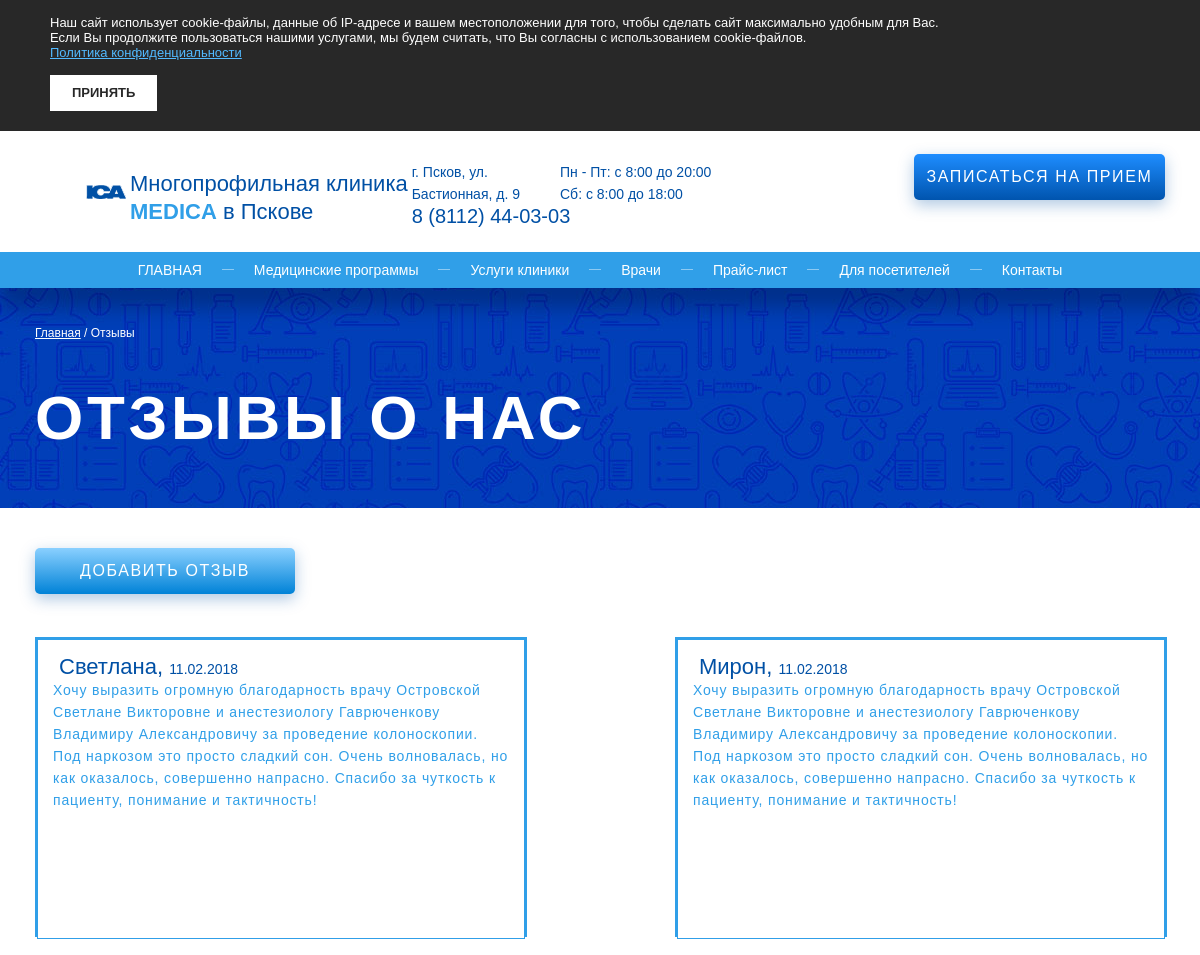
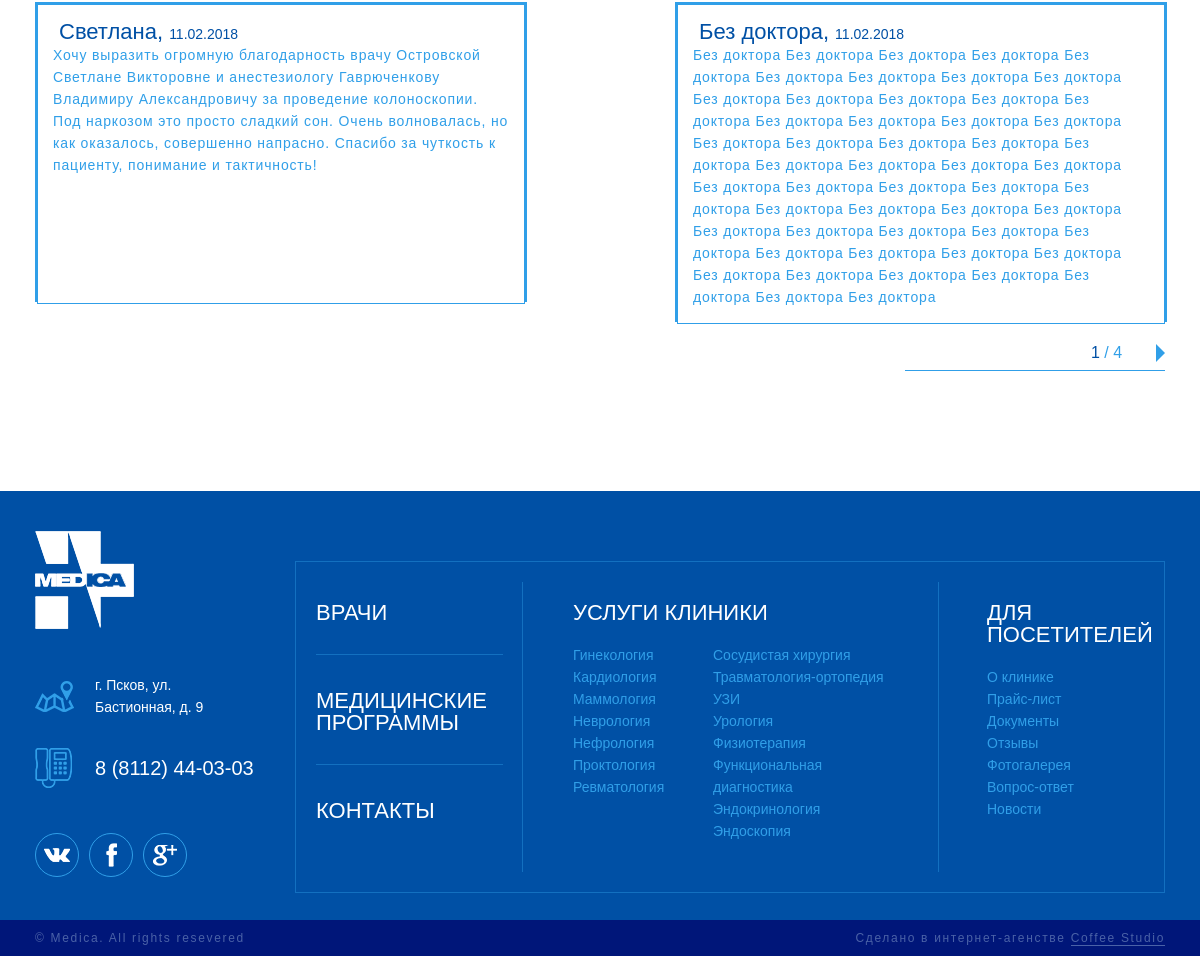
The app's page /reviews/ with its own data (2 pictures, top to bottom).
### review/models.py (models this page shows, shortened)
class Review(models.Model):
    customer_name = models.CharField(max_length=64, blank=False, null=False, default=None)
    date = models.DateTimeField(auto_now_add=True, auto_now=False)
    review = models.TextField(blank=False, null=True, default=None)
    doctor = models.ForeignKey('doctor_card.Doctor', blank=True, null=True, default=None, on_delete=models.CASCADE)
    class Meta:
        verbose_name = 'Отзыв'
        verbose_name_plural = 'Отзывы'

### review/views.py (the view)
# urls.py: url(r'^reviews/', views.reviews, name='reviews'),
def reviews(request):
    reviews_set = Review.objects.all().order_by('date')
    appointment_form = AppointmentForm(request.POST or None)
    review_form = ReviewForm(request.POST or None)
    if request.method == 'POST' and review_form.is_valid():
        review_form.save()
        return HttpResponseRedirect(request.META.get('HTTP_REFERER'))
    if request.method == 'POST' and appointment_form.is_valid():
        appointment_form.save()
        return HttpResponseRedirect(request.META.get('HTTP_REFERER'))
    paginator = Paginator(reviews_set, 4, orphans=2)
    page = request.GET.get('page')
    try:
        articles = paginator.page(page)
    except PageNotAnInteger:
        articles = paginator.page(1)
    except EmptyPage:
        articles = paginator.page(paginator.num_pages)
    return render(request, 'reviews.html', {"articles": articles,
                                            "review_form": review_form,
                                            'appointment_form': appointment_form})

### doctor_card/models.py (called while the page is built)
    def __str__(self):
        return "%s " % self.name

### templates/reviews.html (shortened to what this page needs)
<!DOCTYPE html>
{% load static %}
<html lang="ru" itemscope itemtype="http://schema.org/WebPage">
<head>
  <link href="{% static 'css/plugins.min.css' %}" rel="stylesheet">
  <link href="{% static 'css/styles.min.css' %}" rel="stylesheet">
</head>
<body>
  <div id="cookie-policy-info" class="cookie-policy" role="alert">
    <div class="wrapper">
      <noindex>
        <p>Наш сайт использует cookie-файлы, данные об IP-адресе и вашем местоположении для того, чтобы сделать сайт максимально удобным для Вас.</p>
        <p>Если Вы продолжите пользоваться нашими услугами, мы будем считать, что Вы согласны с использованием cookie-файлов.</p>
        <p><a href="/policy/">Политика конфиденциальности</a></p>
        <p>&nbsp;</p>
        <button id="cookie-policy-btn" class="cookie-policy-button" type="button"><span>Принять</span></button>
      </noindex>
    </div>
  </div>
  <div class="container">
    <div class="content">
      <header class="header">
        <div class="wrapper">
          <div class="clr">
            <div class="logotype">
              <a href="/" title="Многопрофильная клиника MEDICA в Пскове">
                <span><img src="{% static 'images/logotype-white.png' %}" alt="Многопрофильная клиника MEDICA в Пскове"></span>
                <span>Многопрофильная клиника <b>MEDICA</b> в Пскове</span>
              </a>
            </div>
            <div class="header-contacts">
              <ul>
                <li class="address">г. Псков, ул. <br> Бастионная, д. 9</li>
                <li class="work-time">
                  <p>Пн - Пт: с 8:00 до 20:00</p>
                  <p>Сб: с 8:00 до 18:00</p>
                </li>
                <li class="phone">
                  <a href="tel:8 (8112) 44-03-03">8 (8112) 44-03-03</a>
                </li>
              </ul>
            </div>
            <div class="get-call">
              <a href="#get-call" class="btn" data-modal><span>Записаться на прием</span></a>
            </div>
          </div>
        </div>
      </header>
      <nav class="nav" role="navigation">
        <div class="wrapper">
          <ul>
            <li><a href="/">Главная</a></li>
            <li><a href="#0">Медицинские программы</a></li>
            <li><a href="services.html">Услуги клиники</a></li>
            <li><a href="doctors.html">Врачи</a></li>
            <li><a href="#0">Прайс-лист</a></li>
            <li><a href="#0">Для посетителей</a></li>
            <li><a href="contacts.html">Контакты</a></li>
          </ul>
        </div>
      </nav>
      <div class="page-heading">
        <div class="wrapper">
          <div class="breadcrumbs" itemprop="breadcrumb">
            <a href="/">Главная</a> <span>/</span> Отзывы
          </div>
          <div class="heading" role="heading">
            <h1>Отзывы о нас</h1>
          </div>
        </div>
      </div>
      <div class="reviews">
        <div class="wrapper">
          <div class="button">
            <a href="#add-review" class="btn" data-modal><span>Добавить отзыв</span></a>
          </div>
          <div class="doctor-review">
            <div class="row clr">
                {% for review in articles %}
              <div class="doctor-review-item">
                <div class="content">
                  <div class="clr">
                    <div class="name">{{ review.customer_name }}, <span>{{ review.date|date:"d.m.Y" }}</span></div>
                  </div>
                  <div class="text">
                    <p>{{ review.review }}</p>
                  </div>
                </div>
              </div>
                {% endfor %}
            </div>
            <div class="pagination">
              <div class="right">
                <div class="pagination-num"><span>{{ articles.number }}</span> / {{ articles.paginator.num_pages }}</div>
                <div class="pagination-arrows">
                    {% if articles.has_next %}
                        <a href="?page={{ articles.next_page_number }}" class="arrow-next" title="Вперед">Вперед</a>
                    {% endif %}
                </div>
              </div>
            </div>
          </div>
        </div>
      </div>
    </div>
    <footer class="footer">
      <div class="wrapper">
        <div class="clr">
          <div class="footer-left">
            <div class="logotype">
              <a href="/" title="Многопрофильная клиника MEDICA в Пскове">
                <span><img src="{% static 'images/logotype-white.png' %}" alt="Многопрофильная клиника MEDICA в Пскове"></span>
              </a>
            </div>
            <address>г. Псков, ул. <br> Бастионная, д. 9</address>
            <div class="phone">
              <a href="tel:88112440303">8 (8112) 44-03-03</a>
            </div>
            <ul class="social">
              <li>
                <a href="#0" target="_blank"><img src="images/vk-icon.png" alt="VK.com"></a>
              </li>
              <li>
                <a href="#0" target="_blank"><img src="images/fb-icon.png" alt="Facebook"></a>
              </li>
              <li>
                <a href="#0" target="_blank"><img src="images/gp-icon.png" alt="Google+"></a>
              </li>
            </ul>
          </div>
          <div class="footer-right">
            <div class="footer-links">
              <div class="clr">
                <ul class="left">
                  <li><a href="#0">Врачи</a></li>
                  <li><a href="#0">Медицинские программы</a></li>
                  <li><a href="#0">Контакты</a></li>
                </ul>
                <ul class="center">
                  <li>
                    <a href="#0">Услуги клиники</a>
                    <div class="row clr">
                      <ul>
                        <li><a href="#0">Гинекология</a></li>
                        <li><a href="#0">Кардиология</a></li>
                        <li><a href="#0">Маммология</a></li>
                        <li><a href="#0">Неврология</a></li>
                        <li><a href="#0">Нефрология</a></li>
                        <li><a href="#0">Проктология</a></li>
                        <li><a href="#0">Ревматология</a></li>
                      </ul>
                      <ul>
                        <li><a href="#0">Сосудистая хирургия</a></li>
                        <li><a href="#0">Травматология-ортопедия</a></li>
                        <li><a href="#0">УЗИ</a></li>
                        <li><a href="#0">Урология</a></li>
                        <li><a href="#0">Физиотерапия</a></li>
                        <li><a href="#0">Функциональная диагностика</a></li>
                        <li><a href="#0">Эндокринология</a></li>
                        <li><a href="#0">Эндоскопия</a></li>
                      </ul>
                    </div>
                  </li>
                </ul>
                <ul class="right">
                  <li>
                    <a href="#0">Для посетителей</a>
                    <div class="row clr">
                      <ul>
                        <li><a href="#0">О клинике</a></li>
                        <li><a href="#0">Прайс-лист</a></li>
                        <li><a href="#0">Документы</a></li>
                        <li><a href="#0">Отзывы</a></li>
                        <li><a href="#0">Фотогалерея</a></li>
                        <li><a href="#0">Вопрос-ответ</a></li>
                        <li><a href="#0">Новости</a></li>
                      </ul>
                    </div>
                  </li>
                </ul>
              </div>
            </div>
          </div>
        </div>
      </div>
      <div class="footer-line">
        <div class="wrapper">
          <div class="clr">
            <div class="copyright">&copy; Medica. All rights resevered</div>
            <div class="coffee">
              <a href="https://www.coffeestudio.ru/" target="_blank">Сделано в интернет-агенстве <span>Coffee Studio</span></a>
            </div>
          </div>
        </div>
      </div>
    </footer>
  </div>
</body>
</html>

### records on screen
Review: customer_name "Светлана", date "11.02.2018", review "Хочу выразить огромную благодарность врачу Островской Светлане Викторовне и анестезиологу Гаврюченкову Владимиру Александровичу за проведение колоноскопии. Под наркозом это просто сладкий сон. Очень волновалась, но как оказалось, совершенно напрасно. Спасибо за чуткость к пациенту, понимание и тактичность!"
Review: customer_name "Мирон", date "11.02.2018", review "Хочу выразить огромную благодарность врачу Островской Светлане Викторовне и анестезиологу Гаврюченкову Владимиру Александровичу за проведение колоноскопии. Под наркозом это просто сладкий сон. Очень волновалась, но как оказалось, совершенно напрасно. Спасибо за чуткость к пациенту, понимание и тактичность!"
Review: customer_name "Светлана", date "11.02.2018", review "Хочу выразить огромную благодарность врачу Островской Светлане Викторовне и анестезиологу Гаврюченкову Владимиру Александровичу за проведение колоноскопии. Под наркозом это просто сладкий сон. Очень волновалась, но как оказалось, совершенно напрасно. Спасибо за чуткость к пациенту, понимание и тактичность!"
Review: customer_name "Без доктора", date "11.02.2018", review "Без доктора Без доктора Без доктора Без доктора Без доктора Без доктора Без доктора Без доктора Без доктора Без доктора Без доктора Без доктора Без доктора Без доктора Без доктора Без доктора Без доктора Без доктора Без доктора Без доктора Без доктора Без доктора Без доктора Без доктора Без доктора Без доктора Без доктора Без доктора Без доктора Без доктора Без доктора Без доктора Без доктора Без доктора Без доктора Без доктора Без доктора Без доктора Без доктора Без доктора Без доктора Без доктора Без доктора Без доктора Без доктора Без доктора Без доктора Без доктора Без доктора Без доктора Без доктора Без доктора"

### other values on screen
{{ articles.number }} "1"
{{ articles.paginator.num_pages }} "4"
